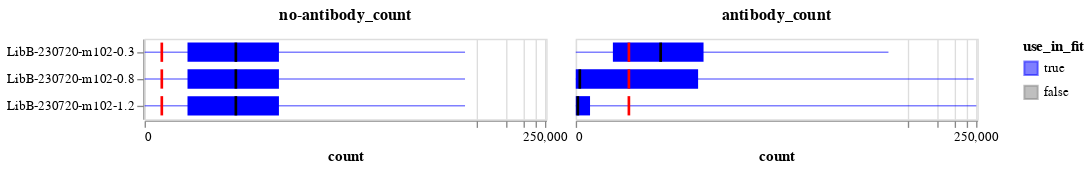

The notebook cell saved with this chart:
### Markdown cell above
Now plot the distribution of no-antibody and antibody counts versus the thresholds.
Recall we keep variants that meet **either** threshold, and in an ideal experiment all variants would meet the no-antibody threshold but we may expect only a small fraction (true escape mutations) to meet the antibody threshold.

In the plots below, the bars span the interquartile range, the lines go from min to max, the dark black line is the median, and the red line is the threshold for counts to be retained (a variant only needs to meet one threshold).

### Code cell
count_summary = (
    prob_escape.melt(
        id_vars=["sample", "concentration", "use_in_fit"],
        value_vars=["antibody_count", "no-antibody_count"],
        var_name="count_type",
        value_name="count",
    )
    .groupby(["sample", "concentration", "use_in_fit", "count_type"], as_index=False)
    .aggregate(
        median=pd.NamedAgg("count", "median"),
        q1=pd.NamedAgg("count", lambda s: s.quantile(0.25)),
        q3=pd.NamedAgg("count", lambda s: s.quantile(0.75)),
        min=pd.NamedAgg("count", "min"),
        max=pd.NamedAgg("count", "max"),
    )
    .merge(
        min_counts.rename(
            columns={
                "min_antibody_count": "antibody_count",
                "min_no_antibody_count": "no-antibody_count",
            }
        ).melt(id_vars="sample", var_name="count_type", value_name="threshold"),
        on=["sample", "count_type"],
        validate="one_to_one",
    )
)

base_chart = alt.Chart(count_summary).encode(
    y=alt.Y("sample", title=None, sort=alt.SortField("concentration")),
    tooltip=count_summary.columns.tolist(),
    color=alt.Color(
        "use_in_fit",
        scale=alt.Scale(domain=[True, False], range=["blue", "gray"]),
    ),
)

quantile_bar = base_chart.encode(
    x=alt.X(
        "q1",
        scale=alt.Scale(type="symlog", constant=20),
        axis=alt.Axis(labelOverlap=True),
        title="count",
    ),
    x2="q3",
).mark_bar(color="blue", height={"band": 0.8})

range_line = base_chart.encode(x="min", x2="max").mark_rule(color="blue", opacity=0.5)

median_line = base_chart.encode(
    x="median", x2="median", color=alt.value("black")
).mark_bar(xOffset=1, x2Offset=-1, height={"band": 0.8})

threshold_line = base_chart.encode(
    x="threshold", x2="threshold", color=alt.value("red")
).mark_bar(xOffset=1, x2Offset=-1, height={"band": 0.8})

count_summary_chart = (quantile_bar + range_line + median_line + threshold_line).facet(
    column=alt.Column(
        "count_type",
        title=None,
        sort="descending",
        header=alt.Header(labelFontWeight="bold", labelFontSize=12),
    ),
)

count_summary_chart

### Figure 1 — Vega-Lite specification as saved in the notebook (floating-point values rounded to 4 significant figures)
{"config": {"view": {"continuousWidth": 300, "continuousHeight": 300}}, "data": {"name": "data-227e51f4b69f4f3bfdc8d970a81a85b6"}, "facet": {"column": {"field": "count_type", "header": {"labelFontSize": 12, "labelFontWeight": "bold"}, "sort": "descending", "title": null, "type": "nominal"}}, "spec": {"layer": [{"mark": {"type": "bar", "color": "blue", "height": {"band": 0.8}}, "encoding": {"color": {"field": "use_in_fit", "scale": {"domain": [true, false], "range": ["blue", "gray"]}, "type": "nominal"}, "tooltip": [{"field": "sample", "type": "nominal"}, {"field": "concentration", "type": "quantitative"}, {"field": "use_in_fit", "type": "nominal"}, {"field": "count_type", "type": "nominal"}, {"field": "median", "type": "quantitative"}, {"field": "q1", "type": "quantitative"}, {"field": "q3", "type": "quantitative"}, {"field": "min", "type": "quantitative"}, {"field": "max", "type": "quantitative"}, {"field": "threshold", "type": "quantitative"}], "x": {"axis": {"labelOverlap": true}, "field": "q1", "scale": {"constant": 20, "type": "symlog"}, "title": "count", "type": "quantitative"}, "x2": {"field": "q3"}, "y": {"field": "sample", "sort": {"field": "concentration"}, "title": null, "type": "nominal"}}}, {"mark": {"type": "rule", "color": "blue", "opacity": 0.5}, "encoding": {"color": {"field": "use_in_fit", "scale": {"domain": [true, false], "range": ["blue", "gray"]}, "type": "nominal"}, "tooltip": [{"field": "sample", "type": "nominal"}, {"field": "concentration", "type": "quantitative"}, {"field": "use_in_fit", "type": "nominal"}, {"field": "count_type", "type": "nominal"}, {"field": "median", "type": "quantitative"}, {"field": "q1", "type": "quantitative"}, {"field": "q3", "type": "quantitative"}, {"field": "min", "type": "quantitative"}, {"field": "max", "type": "quantitative"}, {"field": "threshold", "type": "quantitative"}], "x": {"field": "min", "type": "quantitative"}, "x2": {"field": "max"}, "y": {"field": "sample", "sort": {"field": "concentration"}, "title": null, "type": "nominal"}}}, {"mark": {"type": "bar", "height": {"band": 0.8}, "x2Offset": -1, "xOffset": 1}, "encoding": {"color": {"value": "black"}, "tooltip": [{"field": "sample", "type": "nominal"}, {"field": "concentration", "type": "quantitative"}, {"field": "use_in_fit", "type": "nominal"}, {"field": "count_type", "type": "nominal"}, {"field": "median", "type": "quantitative"}, {"field": "q1", "type": "quantitative"}, {"field": "q3", "type": "quantitative"}, {"field": "min", "type": "quantitative"}, {"field": "max", "type": "quantitative"}, {"field": "threshold", "type": "quantitative"}], "x": {"field": "median", "type": "quantitative"}, "x2": {"field": "median"}, "y": {"field": "sample", "sort": {"field": "concentration"}, "title": null, "type": "nominal"}}}, {"mark": {"type": "bar", "height": {"band": 0.8}, "x2Offset": -1, "xOffset": 1}, "encoding": {"color": {"value": "red"}, "tooltip": [{"field": "sample", "type": "nominal"}, {"field": "concentration", "type": "quantitative"}, {"field": "use_in_fit", "type": "nominal"}, {"field": "count_type", "type": "nominal"}, {"field": "median", "type": "quantitative"}, {"field": "q1", "type": "quantitative"}, {"field": "q3", "type": "quantitative"}, {"field": "min", "type": "quantitative"}, {"field": "max", "type": "quantitative"}, {"field": "threshold", "type": "quantitative"}], "x": {"field": "threshold", "type": "quantitative"}, "x2": {"field": "threshold"}, "y": {"field": "sample", "sort": {"field": "concentration"}, "title": null, "type": "nominal"}}}]}, "$schema": "https://vega.github.io/schema/vega-lite/v5.8.0.json", "datasets": {"data-227e51f4b69f4f3bfdc8d970a81a85b6": [{"sample": "LibB-230720-m102-0.3", "concentration": 0.3, "use_in_fit": true, "count_type": "antibody_count", "median": 128.0, "q1": 28.0, "q3": 387.0, "min": 0, "max": 31848, "threshold": 50.0}, {"sample": "LibB-230720-m102-0.3", "concentration": 0.3, "use_in_fit": true, "count_type": "no-antibody_count", "median": 152.0, "q1": 35.0, "q3": 455.0, "min": 0, "max": 38223, "threshold": 10.0}, {"sample": "LibB-230720-m102-0.8", "concentration": 0.8, "use_in_fit": true, "count_type": "antibody_count", "median": 2.0, "q1": 0.0, "q3": 338.0, "min": 0, "max": 237761, "threshold": 50.0}, {"sample": "LibB-230720-m102-0.8", "concentration": 0.8, "use_in_fit": true, "count_type": "no-antibody_count", "median": 152.0, "q1": 35.0, "q3": 455.0, "min": 0, "max": 38223, "threshold": 10.0}, {"sample": "LibB-230720-m102-1.2", "concentration": 1.2, "use_in_fit": true, "count_type": "antibody_count", "median": 1.0, "q1": 0.0, "q3": 8.0, "min": 0, "max": 252992, "threshold": 50.0}, {"sample": "LibB-230720-m102-1.2", "concentration": 1.2, "use_in_fit": true, "count_type": "no-antibody_count", "median": 152.0, "q1": 35.0, "q3": 455.0, "min": 0, "max": 38223, "threshold": 10.0}]}}
